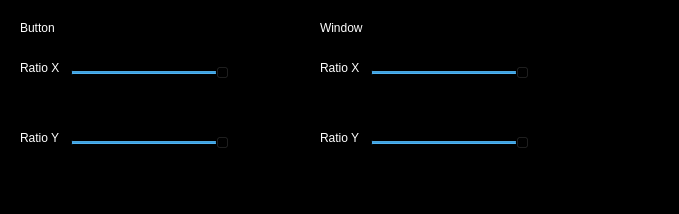
<?xml version="1.0" encoding="UTF-8"?>
<ui version="4.0">
 <class>SizeSetting</class>
 <widget class="QDialog" name="SizeSetting">
  <property name="geometry">
   <rect>
    <x>0</x>
    <y>0</y>
    <width>679</width>
    <height>214</height>
   </rect>
  </property>
  <property name="windowTitle">
   <string>Dialog</string>
  </property>
  <property name="styleSheet">
   <string notr="true">background-color:black;
color:white;</string>
  </property>
  <widget class="QLabel" name="label">
   <property name="geometry">
    <rect>
     <x>20</x>
     <y>20</y>
     <width>161</width>
     <height>16</height>
    </rect>
   </property>
   <property name="text">
    <string>Button</string>
   </property>
  </widget>
  <widget class="QLabel" name="label_2">
   <property name="geometry">
    <rect>
     <x>320</x>
     <y>20</y>
     <width>58</width>
     <height>16</height>
    </rect>
   </property>
   <property name="text">
    <string>Window</string>
   </property>
  </widget>
  <widget class="QLabel" name="label_3">
   <property name="geometry">
    <rect>
     <x>20</x>
     <y>130</y>
     <width>58</width>
     <height>16</height>
    </rect>
   </property>
   <property name="text">
    <string>Ratio Y</string>
   </property>
  </widget>
  <widget class="QLabel" name="label_4">
   <property name="geometry">
    <rect>
     <x>20</x>
     <y>60</y>
     <width>58</width>
     <height>16</height>
    </rect>
   </property>
   <property name="text">
    <string>Ratio X</string>
   </property>
  </widget>
  <widget class="QLabel" name="label_5">
   <property name="geometry">
    <rect>
     <x>320</x>
     <y>130</y>
     <width>58</width>
     <height>16</height>
    </rect>
   </property>
   <property name="text">
    <string>Ratio Y</string>
   </property>
  </widget>
  <widget class="QLabel" name="label_6">
   <property name="geometry">
    <rect>
     <x>320</x>
     <y>60</y>
     <width>58</width>
     <height>16</height>
    </rect>
   </property>
   <property name="text">
    <string>Ratio X</string>
   </property>
  </widget>
  <widget class="QSlider" name="horizontalSlider">
   <property name="geometry">
    <rect>
     <x>70</x>
     <y>60</y>
     <width>160</width>
     <height>25</height>
    </rect>
   </property>
   <property name="minimum">
    <number>1</number>
   </property>
   <property name="maximum">
    <number>10</number>
   </property>
   <property name="value">
    <number>10</number>
   </property>
   <property name="orientation">
    <enum>Qt::Horizontal</enum>
   </property>
  </widget>
  <widget class="QSlider" name="horizontalSlider_2">
   <property name="geometry">
    <rect>
     <x>70</x>
     <y>130</y>
     <width>160</width>
     <height>25</height>
    </rect>
   </property>
   <property name="minimum">
    <number>1</number>
   </property>
   <property name="maximum">
    <number>10</number>
   </property>
   <property name="value">
    <number>10</number>
   </property>
   <property name="orientation">
    <enum>Qt::Horizontal</enum>
   </property>
  </widget>
  <widget class="QSlider" name="horizontalSlider_3">
   <property name="geometry">
    <rect>
     <x>370</x>
     <y>60</y>
     <width>160</width>
     <height>25</height>
    </rect>
   </property>
   <property name="minimum">
    <number>1</number>
   </property>
   <property name="maximum">
    <number>10</number>
   </property>
   <property name="value">
    <number>10</number>
   </property>
   <property name="orientation">
    <enum>Qt::Horizontal</enum>
   </property>
  </widget>
  <widget class="QSlider" name="horizontalSlider_4">
   <property name="geometry">
    <rect>
     <x>370</x>
     <y>130</y>
     <width>160</width>
     <height>25</height>
    </rect>
   </property>
   <property name="minimum">
    <number>1</number>
   </property>
   <property name="maximum">
    <number>10</number>
   </property>
   <property name="value">
    <number>10</number>
   </property>
   <property name="orientation">
    <enum>Qt::Horizontal</enum>
   </property>
  </widget>
 </widget>
 <resources/>
 <connections/>
</ui>
